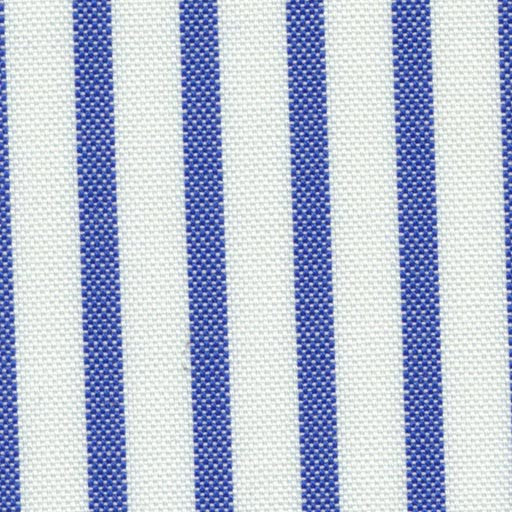
#> input picture 20250806Dataset/SP5/test/defect-free/005.png, 512 x 512 px
$ python step1_synthesize_no_gt.py --data_root ../20250806Dataset/SP5/test/defect --site SP3 --out_root out.png
#> lines starting #> are read from the running program, lines starting #| are printed output that depends on the picture; after the words box and inside, x2 and y2 are one past the last pixel; in counts of white or black regions, pixels touching at a corner belong together
# step1_synthesize_no_gt.py
# Micro-defects + mask outputs (originals/images/masks)
import argparse, random, math
from pathlib import Path
from PIL import Image, ImageDraw, ImageFilter
import numpy as np

IMG_EXTS = (".png",".jpg",".jpeg",".bmp",".tif",".tiff")

def list_images(folder: Path):
    files = []
    for e in IMG_EXTS: files += list(folder.glob(f"*{e}"))
    return sorted(files)

def blend_on(base: Image.Image, overlay: Image.Image, alpha: float):
    return Image.blend(base, overlay, alpha)

# ---------- Drawing ops that ALSO paint a mask ----------
def draw_hairline(img: Image.Image, msk: Image.Image, n_lines=1):
    """very thin scratches (1-2 px), faint; paints white strokes on mask"""
    im = img.copy(); mm = msk.copy()
    d = ImageDraw.Draw(im); dm = ImageDraw.Draw(mm)
    W,H = im.size
    for _ in range(n_lines):
        x1,y1 = random.randint(0,W-1), random.randint(0,H-1)
        angle = random.uniform(0, math.pi)
        L = random.randint(int(0.2*min(W,H)), int(0.6*min(W,H)))
        x2 = int(x1 + L*math.cos(angle)); y2 = int(y1 + L*math.sin(angle))
        color = random.randint(140,180) if random.random()<0.5 else random.randint(60,100)
        w = random.choice([1,2])
        d.line([(x1,y1),(x2,y2)], fill=(color, color, color), width=w)
        dm.line([(x1,y1),(x2,y2)], fill=255, width=max(1,w))  # paint mask
    im = im.filter(ImageFilter.GaussianBlur(radius=random.uniform(0.3,1.0)))
    mm = mm.filter(ImageFilter.GaussianBlur(radius=0.6))
    return im, mm

def draw_pin_dots(img: Image.Image, msk: Image.Image, n_dots=3):
    """tiny dots (r=1-3 px); paints filled circles on mask"""
    im = img.copy(); mm = msk.copy()
    d = ImageDraw.Draw(im); dm = ImageDraw.Draw(mm)
    W,H = im.size
    for _ in range(n_dots):
        r = random.randint(1,3)
        cx, cy = random.randint(r, W-r-1), random.randint(r, H-r-1)
        c = random.randint(30,70) if random.random()<0.7 else random.randint(180,220)
        bbox = (cx-r, cy-r, cx+r, cy+r)
        d.ellipse(bbox, fill=(c,c,c))
        dm.ellipse(bbox, fill=255)
    im = im.filter(ImageFilter.GaussianBlur(radius=random.uniform(0.2,0.8)))
    mm = mm.filter(ImageFilter.GaussianBlur(radius=0.6))
    return im, mm

def draw_faint_streak(img: Image.Image, msk: Image.Image):
    """narrow low-contrast streak (vertical or horizontal); paints bar on mask"""
    im = img.copy(); mm = msk.copy()
    d = ImageDraw.Draw(im); dm = ImageDraw.Draw(mm)
    W,H = im.size
    vertical = random.random()<0.5
    if vertical:
        x = random.randint(0, W-1)
        w = random.choice([1,2,3])
        c = random.randint(170,200) if random.random()<0.5 else random.randint(55,85)
        rect = (x, 0, x+w, H)
        d.rectangle(rect, fill=(c,c,c))
        dm.rectangle(rect, fill=255)
    else:
        y = random.randint(0, H-1)
        h = random.choice([1,2,3])
        c = random.randint(170,200) if random.random()<0.5 else random.randint(55,85)
        rect = (0, y, W, y+h)
        d.rectangle(rect, fill=(c,c,c))
        dm.rectangle(rect, fill=255)
    im = im.filter(ImageFilter.GaussianBlur(radius=random.uniform(0.3,1.2)))
    mm = mm.filter(ImageFilter.GaussianBlur(radius=0.6))
    return im, mm

def synth_micro_with_mask(base: Image.Image):
    """
    Compose 1-3 micro defects with tiny alpha, and build a binary mask showing coverage.
    Returns: (synthetic_image_PIL, mask_PIL mode "L")
    """
    W,H = base.size
    # start with identity overlays
    over = base.copy()
    mask = Image.new("L", (W,H), 0)

    # choose ops (guarantee at least one)
    ops = []
    if random.random() < 0.9:
        ops.append(lambda im,mm: draw_hairline(im, mm, n_lines=random.choice([1,1,2])))
    if random.random() < 0.9:
        ops.append(lambda im,mm: draw_pin_dots(im, mm, n_dots=random.choice([1,2,3,4])))
    if random.random() < 0.7:
        ops.append(lambda im,mm: draw_faint_streak(im, mm))
    random.shuffle(ops)
    if len(ops) == 0:
        ops = [lambda im,mm: draw_pin_dots(im, mm, n_dots=random.choice([2,3]))]

    # apply 1..3 ops onto over & mask
    k = random.randint(1, min(3, len(ops)))
    for f in ops[:k]:
        over, mask = f(over, mask)

    # very low alpha to keep it subtle
    alpha = random.uniform(0.15, 0.25)
    out = blend_on(base, over, alpha)

    # optional light blur for realism
    if random.random() < 0.4:
        out = out.filter(ImageFilter.GaussianBlur(radius=0.3))

    # binarize/clip mask to {0,255}
    m_np = np.array(mask, dtype=np.uint8)
    m_np = (m_np > 10).astype(np.uint8) * 255
    mask = Image.fromarray(m_np, mode="L")
    return out, mask

def main():
    ap = argparse.ArgumentParser()
    ap.add_argument("--data_root", required=True, help="dataset root containing SP3/SP5")
    ap.add_argument("--site", choices=["SP3","SP5"], required=True)
    ap.add_argument("--resize", type=int, nargs=2, default=[256,256], help="H W")
    ap.add_argument("--n_per_image", type=int, default=2, help="how many micro synthetics per normal image")
    ap.add_argument("--out_root", required=True, help="step1_outputs root (existing one is fine)")
    args = ap.parse_args()

    site_root = Path(args.data_root)/args.site
    src_dir = site_root/"train"/"defect-free"
    imgs = []
    for e in IMG_EXTS: imgs += list((src_dir).glob(f"*{e}"))
    imgs = sorted(imgs)
    if len(imgs)==0:
        raise SystemExit("No train/defect-free images found.")

    out_site = Path(args.out_root)/args.site
    dir_img = out_site/"images"; dir_org = out_site/"originals"; dir_msk = out_site/"masks"
    dir_img.mkdir(parents=True, exist_ok=True)
    dir_org.mkdir(parents=True, exist_ok=True)
    dir_msk.mkdir(parents=True, exist_ok=True)

    H,W = args.resize
    counter = 0
    for p in imgs:
        orig = Image.open(p).convert("RGB").resize((W,H), Image.BILINEAR)
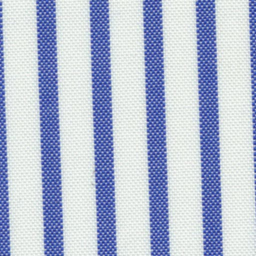
#> orig: PIL image 256x256 RGB; mean R, G, B 181, 190.3, 211.7
        stem = p.stem

        # save original once per source
        (dir_org/f"{stem}_src.png").parent.mkdir(parents=True, exist_ok=True)
        orig.save(dir_org/f"{stem}_src.png")

        for _ in range(args.n_per_image):
            syn, m = synth_micro_with_mask(orig)
            syn.save(dir_img/f"{stem}_sM{counter:05d}.png")
            m.save(dir_msk/f"{stem}_sM{counter:05d}_mask.png")
            counter += 1
#> this loop made 2 passes
#> pass 1, in draw_hairline, `im = im.filter(ImageFilter.GaussianBlur(radius=random.uniform(0.3,1.0)))`:
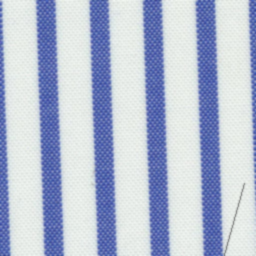
#> im: PIL image 256x256 RGB; mean R, G, B 180.8, 190.1, 211.5
#> pass 1, in draw_hairline, `mm = mm.filter(ImageFilter.GaussianBlur(radius=0.6))`:
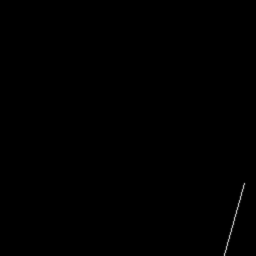
#> mm: PIL image 256x256 L; min 0, max 178, mean 0.3
#> pass 1, in draw_faint_streak, `im = im.filter(ImageFilter.GaussianBlur(radius=random.uniform(0.3,1.2)))`:
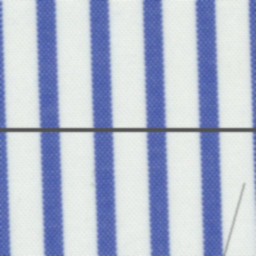
#> im: PIL image 256x256 RGB; mean R, G, B 179.2, 188.4, 209.4
#> after the loop:
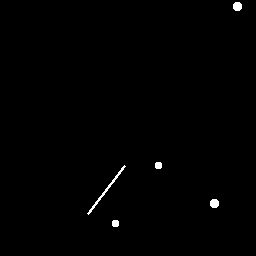
#> m: PIL image 256x256 L; 0.57% white; 5 white regions, box (x1, y1, x2, y2) and area: (87, 165, 126, 215) 146, (233, 2, 242, 11) 69, (210, 199, 219, 208) 69, (155, 162, 162, 169) 45, (112, 220, 119, 227) 45
#> after the loop, counter = 2

    print(f"Done. Wrote {counter} micro synthetics with masks to {out_site}.")
#| Done. Wrote 2 micro synthetics with masks to out.png/SP3.

if __name__ == "__main__":
    main()
